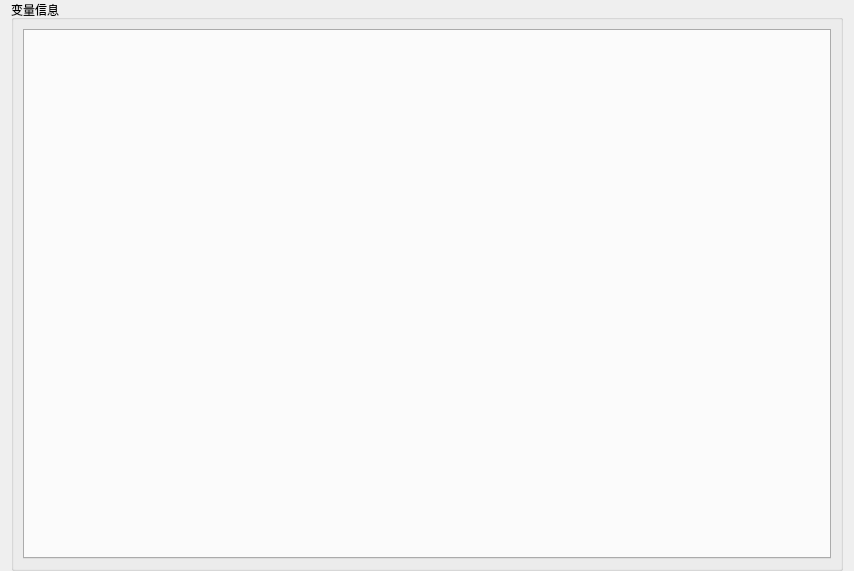
<?xml version="1.0" encoding="UTF-8"?>
<ui version="4.0">
 <class>SeerVariableManagerWidgetForm</class>
 <widget class="QWidget" name="SeerVariableManagerWidgetForm">
  <property name="geometry">
   <rect>
    <x>0</x>
    <y>0</y>
    <width>854</width>
    <height>571</height>
   </rect>
  </property>
  <property name="windowTitle">
   <string>Form</string>
  </property>
  <layout class="QGridLayout" name="gridLayout_2">
   <property name="topMargin">
    <number>0</number>
   </property>
   <property name="bottomMargin">
    <number>0</number>
   </property>
   <item row="0" column="0">
    <widget class="QGroupBox" name="groupBox">
     <property name="title">
      <string>变量信息</string>
     </property>
     <layout class="QGridLayout" name="gridLayout">
      <item row="0" column="0">
       <widget class="QDetachTabWidget" name="tabWidget">
        <property name="currentIndex">
         <number>-1</number>
        </property>
       </widget>
      </item>
     </layout>
    </widget>
   </item>
  </layout>
 </widget>
 <customwidgets>
  <customwidget>
   <class>QDetachTabWidget</class>
   <extends>QTabWidget</extends>
   <header location="global">QDetachTabWidget.h</header>
   <container>1</container>
  </customwidget>
 </customwidgets>
 <resources/>
 <connections/>
</ui>
